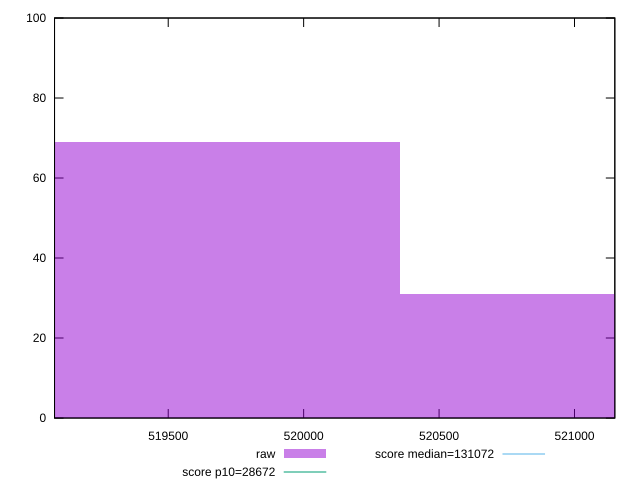

Write gnuplot code to recreate this figure.
reset

$raw <<EOF
521086.62627368694 31
519626.99986955896 69
EOF

set key outside below
set boxwidth 1459.6264041279746
set xrange [519080.27285567974:521148.86503320927]
set yrange [0:100]
set trange [0:100]
set style fill transparent solid 0.5 noborder

set parametric
set terminal svg size 640, 490 enhanced background rgb 'white'
set output "reprap/uses-long-cache-ttl/samples/pages+cached+noexternal/raw/histogram.svg"

plot $raw title "raw" with boxes, \
     28672,t title "score p10=28672", \
     131072,t title "score median=131072"

reset
